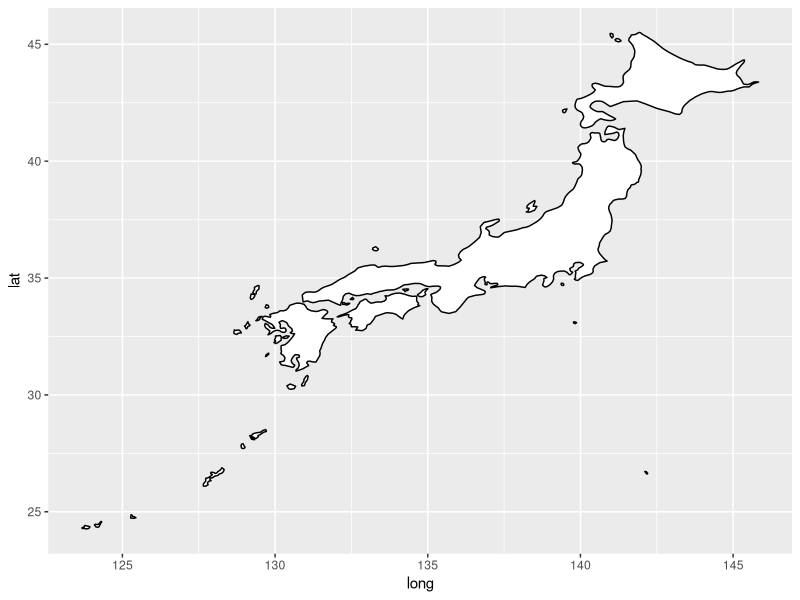
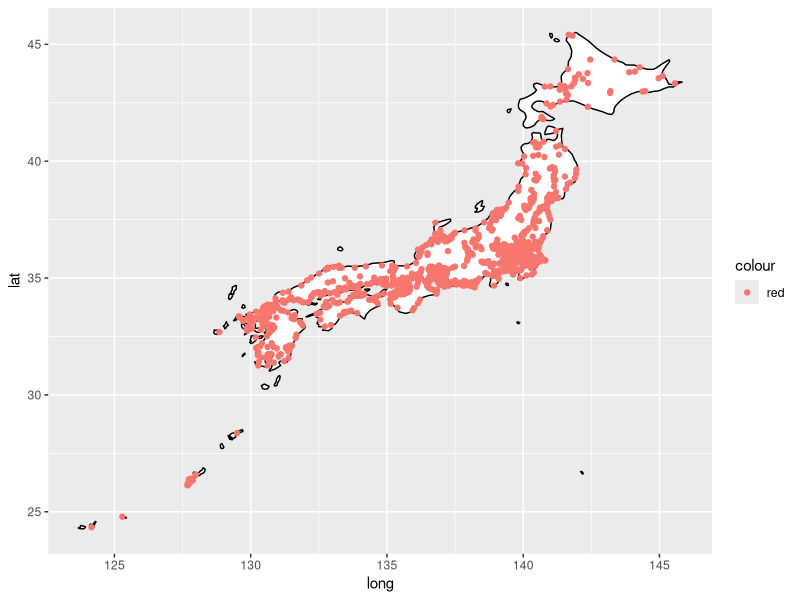
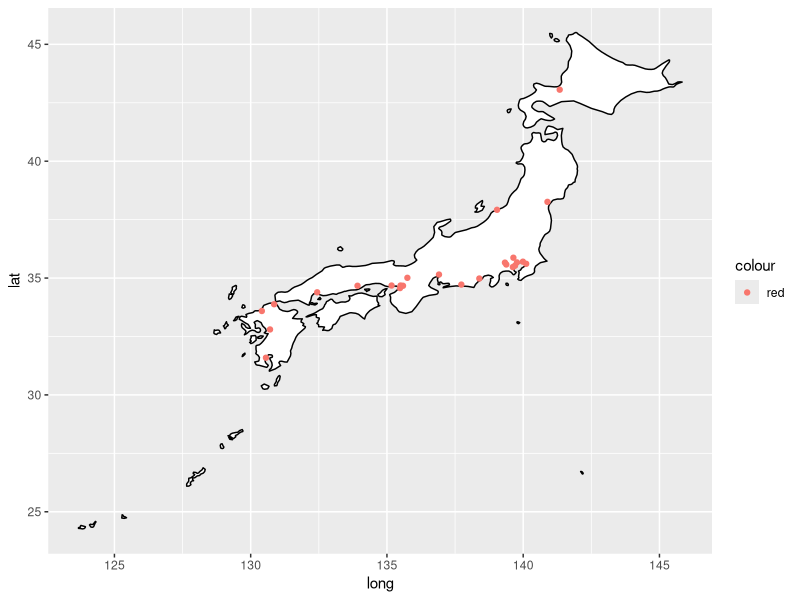
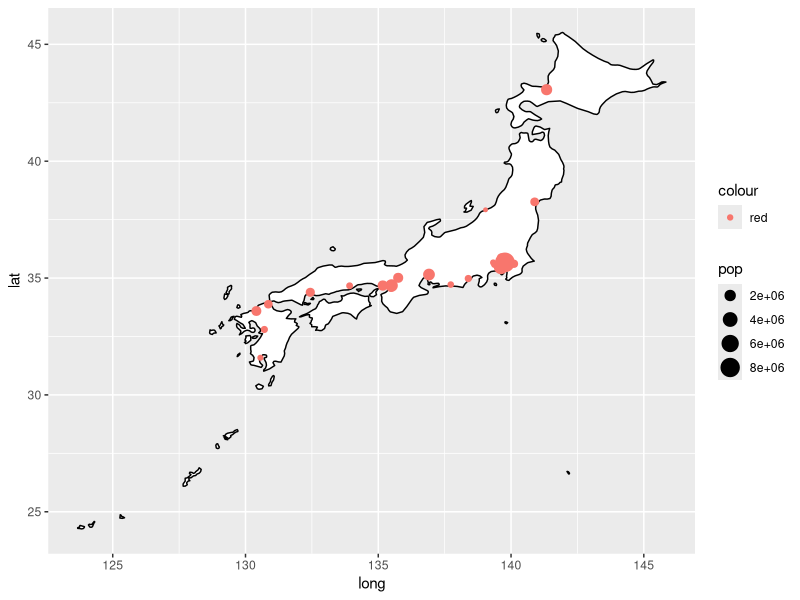
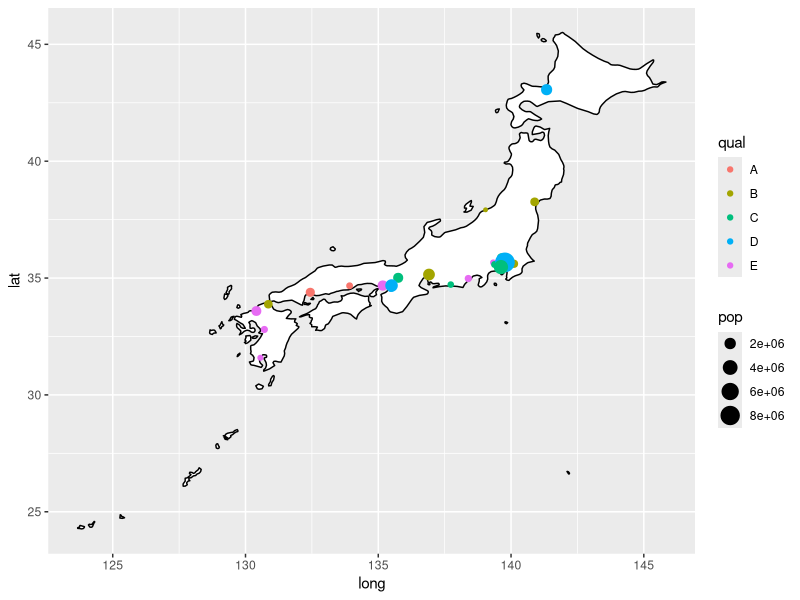
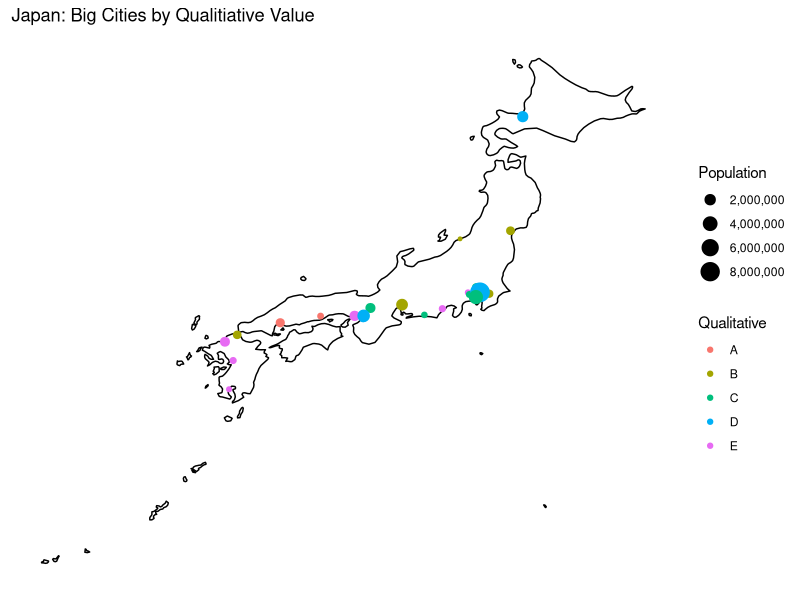

R code for these plots, in order:
library(tidyverse)
library(sf)

#MAP DATAFRAME OF CITIES IN JAPAN
world = map_data("world")
japan = filter(world, region =="Japan")

#Make Bubble chart with default R colors

ggplot(japan, aes(x=long, y= lat, group = group))+
  geom_polygon(color = "black", fill = "white")

#mps package has cities data
head(maps::world.cities)
my_cities = maps::world.cities

japan_cities = filter(my_cities, country.etc == "Japan")

#make a point for every city
ggplot(japan, aes(x=long, y= lat, group = group))+
  geom_polygon(color = "black", fill = "white")+
  geom_point(data = japan_cities, aes(x=long, y=lat, group = NULL, color = "red"))
  #Note the new data table used for Geom Point -- no need to merge into original data here b/c long and lat are same anyway
  #Null group b/c no need for it -- it's already all for one country


#let's pick just big cities

japan_big_cities = filter(japan_cities, pop>= 500000)

ggplot(japan, aes(x=long, y= lat, group = group))+
  geom_polygon(color = "black", fill = "white")+
  geom_point(data = japan_big_cities, aes(x=long, y=lat, group = NULL, color = "red"))

#vary size of point (bubble) by city size

ggplot(japan, aes(x=long, y= lat, group = group))+
  geom_polygon(color = "black", fill = "white")+
  geom_point(data = japan_big_cities, aes(x=long, y=lat, group = NULL, color = "red", size = pop))

#now vary color of bubbles by, say, some qualitative measure

japan_big_cities$qual = sample(LETTERS [1:5], nrow(japan_big_cities), replace = TRUE)

ggplot(japan, aes(x=long, y= lat, group = group))+
  geom_polygon(color = "black", fill = "white")+
  geom_point(data = japan_big_cities, aes(x=long, y=lat, group = NULL, color = qual, size = pop))

#do some tweaking
#no scientific notation for legend using scales package
library(scales)

#Change column names to make Legend nicer
japan_big_cities$Population = japan_big_cities$pop
japan_big_cities$Qualitative = japan_big_cities$qual


ggplot(japan, aes(x=long, y= lat, group = group))+
  geom_polygon(color = "black", fill = "white")+
  geom_point(data = japan_big_cities, aes(x=long, y=lat, group = NULL, color = Qualitative, size = Population))+
  scale_size_continuous(label=comma)+
  theme_classic()+
  theme(axis.text.x = element_blank(), axis.text.y = element_blank(), 
        axis.line = element_blank(),
        axis.ticks = element_blank(),
        axis.title = element_blank())+
  labs(title = "Japan: Big Cities by Qualitiative Value")
